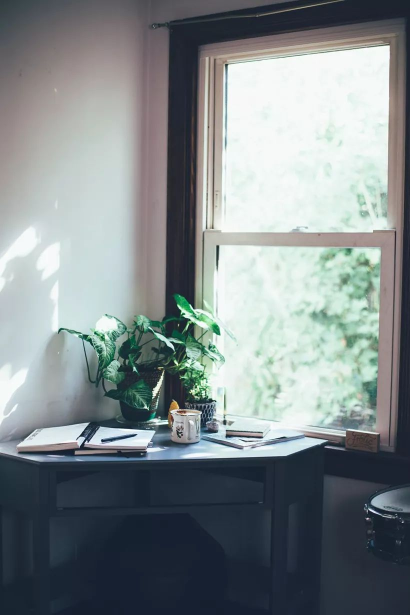
#> input picture Tools/DL_Tools/flower.jpeg, 820 x 1230 px (shown at 1/2 size)
$ python Selective-Search2.py
#> lines starting #> are read from the running program, lines starting #| are printed output that depends on the picture
from __future__ import division

import skimage.io
import skimage.feature
import skimage.color
import skimage.transform
import skimage.util
import skimage.segmentation
import numpy
import skimage.data
import matplotlib.pyplot as plt
import matplotlib.patches as mpatches

# "Selective Search for Object Recognition" by J.R.R. Uijlings et al.
#
#  - Modified version with LBP extractor for texture vectorization


def _generate_segments(im_orig, scale, sigma, min_size):
    """
        segment smallest regions by the algorithm of Felzenswalb and
        Huttenlocher
    """

    # open the Image
    im_mask = skimage.segmentation.felzenszwalb(
        skimage.util.img_as_float(im_orig), scale=scale, sigma=sigma,
        min_size=min_size)

    # merge mask channel to the image as a 4th channel
    im_orig = numpy.append(
        im_orig, numpy.zeros(im_orig.shape[:2])[:, :, numpy.newaxis], axis=2)
    im_orig[:, :, 3] = im_mask

    return im_orig


def _sim_colour(r1, r2):
    """
        calculate the sum of histogram intersection of colour
    """
    return sum([min(a, b) for a, b in zip(r1["hist_c"], r2["hist_c"])])


def _sim_texture(r1, r2):
    """
        calculate the sum of histogram intersection of texture
    """
    return sum([min(a, b) for a, b in zip(r1["hist_t"], r2["hist_t"])])


def _sim_size(r1, r2, imsize):
    """
        calculate the size similarity over the image
    """
    return 1.0 - (r1["size"] + r2["size"]) / imsize


def _sim_fill(r1, r2, imsize):
    """
        calculate the fill similarity over the image
    """
    bbsize = (
        (max(r1["max_x"], r2["max_x"]) - min(r1["min_x"], r2["min_x"]))
        * (max(r1["max_y"], r2["max_y"]) - min(r1["min_y"], r2["min_y"]))
    )
    return 1.0 - (bbsize - r1["size"] - r2["size"]) / imsize


def _calc_sim(r1, r2, imsize):
    return (_sim_colour(r1, r2) + _sim_texture(r1, r2)
            + _sim_size(r1, r2, imsize) + _sim_fill(r1, r2, imsize))


def _calc_colour_hist(img):
    """
        calculate colour histogram for each region

        the size of output histogram will be BINS * COLOUR_CHANNELS(3)

        number of bins is 25 as same as [uijlings_ijcv2013_draft.pdf]

        extract HSV
    """

    BINS = 25
    hist = numpy.array([])

    for colour_channel in (0, 1, 2):

        # extracting one colour channel
        c = img[:, colour_channel]

        # calculate histogram for each colour and join to the result
        hist = numpy.concatenate(
            [hist] + [numpy.histogram(c, BINS, (0.0, 255.0))[0]])

    # L1 normalize
    hist = hist / len(img)

    return hist


def _calc_texture_gradient(img):
    """
        calculate texture gradient for entire image

        The original SelectiveSearch algorithm proposed Gaussian derivative
        for 8 orientations, but we use LBP instead.

        output will be [height(*)][width(*)]
    """
    ret = numpy.zeros((img.shape[0], img.shape[1], img.shape[2]))

    for colour_channel in (0, 1, 2):
        ret[:, :, colour_channel] = skimage.feature.local_binary_pattern(
            img[:, :, colour_channel], 8, 1.0)

    return ret


def _calc_texture_hist(img):
    """
        calculate texture histogram for each region

        calculate the histogram of gradient for each colours
        the size of output histogram will be
            BINS * ORIENTATIONS * COLOUR_CHANNELS(3)
    """
    BINS = 10

    hist = numpy.array([])

    for colour_channel in (0, 1, 2):

        # mask by the colour channel
        fd = img[:, colour_channel]

        # calculate histogram for each orientation and concatenate them all
        # and join to the result
        hist = numpy.concatenate(
            [hist] + [numpy.histogram(fd, BINS, (0.0, 1.0))[0]])

    # L1 Normalize
    hist = hist / len(img)

    return hist


def _extract_regions(img):

    R = {}

    # get hsv image
    hsv = skimage.color.rgb2hsv(img[:, :, :3])

    # pass 1: count pixel positions
    for y, i in enumerate(img):

        for x, (r, g, b, l) in enumerate(i):

            # initialize a new region
            if l not in R:
                R[l] = {
                    "min_x": 0xffff, "min_y": 0xffff,
                    "max_x": 0, "max_y": 0, "labels": [l]}

            # bounding box
            if R[l]["min_x"] > x:
                R[l]["min_x"] = x
            if R[l]["min_y"] > y:
                R[l]["min_y"] = y
            if R[l]["max_x"] < x:
                R[l]["max_x"] = x
            if R[l]["max_y"] < y:
                R[l]["max_y"] = y

    # pass 2: calculate texture gradient
    tex_grad = _calc_texture_gradient(img)

    # pass 3: calculate colour histogram of each region
    for k, v in list(R.items()):

        # colour histogram
        masked_pixels = hsv[:, :, :][img[:, :, 3] == k]
        R[k]["size"] = len(masked_pixels / 4)
        R[k]["hist_c"] = _calc_colour_hist(masked_pixels)

        # texture histogram
        R[k]["hist_t"] = _calc_texture_hist(tex_grad[:, :][img[:, :, 3] == k])

    return R


def _extract_neighbours(regions):

    def intersect(a, b):
        if (a["min_x"] < b["min_x"] < a["max_x"]
                and a["min_y"] < b["min_y"] < a["max_y"]) or (
            a["min_x"] < b["max_x"] < a["max_x"]
                and a["min_y"] < b["max_y"] < a["max_y"]) or (
            a["min_x"] < b["min_x"] < a["max_x"]
                and a["min_y"] < b["max_y"] < a["max_y"]) or (
            a["min_x"] < b["max_x"] < a["max_x"]
                and a["min_y"] < b["min_y"] < a["max_y"]):
            return True
        return False

    R = list(regions.items())
    neighbours = []
    for cur, a in enumerate(R[:-1]):
        for b in R[cur + 1:]:
            if intersect(a[1], b[1]):
                neighbours.append((a, b))

    return neighbours


def _merge_regions(r1, r2):
    new_size = r1["size"] + r2["size"]
    rt = {
        "min_x": min(r1["min_x"], r2["min_x"]),
        "min_y": min(r1["min_y"], r2["min_y"]),
        "max_x": max(r1["max_x"], r2["max_x"]),
        "max_y": max(r1["max_y"], r2["max_y"]),
        "size": new_size,
        "hist_c": (
            r1["hist_c"] * r1["size"] + r2["hist_c"] * r2["size"]) / new_size,
        "hist_t": (
            r1["hist_t"] * r1["size"] + r2["hist_t"] * r2["size"]) / new_size,
        "labels": r1["labels"] + r2["labels"]
    }
    return rt


def selective_search(
        im_orig, scale=1.0, sigma=0.8, min_size=50):
    '''Selective Search

    Parameters
    ----------
        im_orig : ndarray
            Input image
        scale : int
            Free parameter. Higher means larger clusters in felzenszwalb segmentation.
        sigma : float
            Width of Gaussian kernel for felzenszwalb segmentation.
        min_size : int
            Minimum component size for felzenszwalb segmentation.
    Returns
    -------
        img : ndarray
            image with region label
            region label is stored in the 4th value of each pixel [r,g,b,(region)]
        regions : array of dict
            [
                {
                    'rect': (left, top, width, height),
                    'labels': [...],
                    'size': component_size
                },
                ...
            ]
    '''
    assert im_orig.shape[2] == 3, "3ch image is expected"

    # load image and get smallest regions
    # region label is stored in the 4th value of each pixel [r,g,b,(region)]
    img = _generate_segments(im_orig, scale, sigma, min_size)

    if img is None:
        return None, {}

    imsize = img.shape[0] * img.shape[1]
    R = _extract_regions(img)

    # extract neighbouring information
    neighbours = _extract_neighbours(R)

    # calculate initial similarities
    S = {}
    for (ai, ar), (bi, br) in neighbours:
        S[(ai, bi)] = _calc_sim(ar, br, imsize)

    # hierarchal search
    while S != {}:

        # get highest similarity
        i, j = sorted(S.items(), key=lambda i: i[1])[-1][0]

        # merge corresponding regions
        t = max(R.keys()) + 1.0
        R[t] = _merge_regions(R[i], R[j])

        # mark similarities for regions to be removed
        key_to_delete = []
        for k, v in list(S.items()):
            if (i in k) or (j in k):
                key_to_delete.append(k)

        # remove old similarities of related regions
        for k in key_to_delete:
            del S[k]

        # calculate similarity set with the new region
        for k in [a for a in key_to_delete if a != (i, j)]:
            n = k[1] if k[0] in (i, j) else k[0]
            S[(t, n)] = _calc_sim(R[t], R[n], imsize)

    regions = []
    for k, r in list(R.items()):
        regions.append({
            'rect': (
                r['min_x'], r['min_y'],
                r['max_x'] - r['min_x'], r['max_y'] - r['min_y']),
            'size': r['size'],
            'labels': r['labels']
        })

    return img, regions


def main(path):

    # loading astronaut image
#> called with path = 'flower.jpeg'
    img = skimage.io.imread(path)
#> img is the input picture: shape (1230, 820, 3); mean R, G, B 128.1, 136.3, 138.4

    # perform selective search
    img_lbl, regions = selective_search(
        img, scale=500, sigma=0.9, min_size=10)
#> in _generate_segments, `im_mask = skimage.segmentation.felzenszwalb( skimage.util.img_as_float..`:
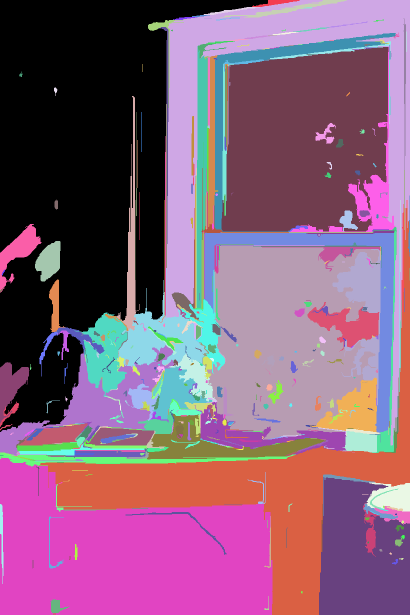
#> im_mask: shape (1230, 820) int64 (shown at 1/2 size); 516 distinct labels, from 0 to 515; one colour per label, 0 black
#> in _generate_segments, `im_orig[:, :, 3] = im_mask`:
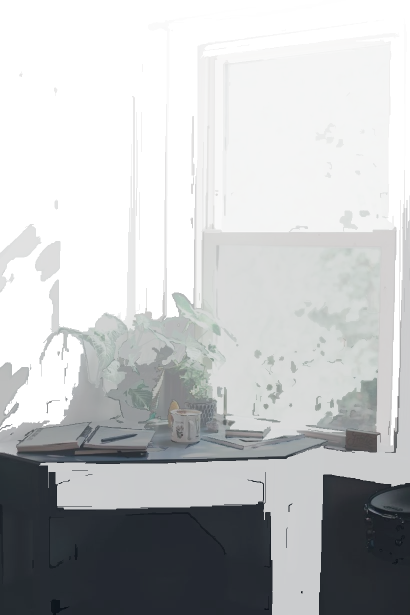
#> im_orig: shape (1230, 820, 4) float64 (shown at 1/2 size); mean R, G, B, A 128.1, 136.3, 138.4, 152.7; transparent parts drawn white
#> in _extract_regions, `hsv = skimage.color.rgb2hsv(img[:, :, :3])`: hsv: shape (1230, 820, 3) float64; mean of channels 0, 1, 2 0.5, 0.2, 143.3
#> after the loop in _extract_regions, `for y, i in enumerate(img):`: R = 516 items
#> after the loop in _extract_neighbours, `for cur, a in enumerate(R[:-1]):`: neighbours = 2332 items
#> the loop in selective_search, `for (ai, ar), (bi, br) in neighbours:` made 2332 passes
#> bi on passes 1 to 3: 1, 3, 4
#> the loop in selective_search, `while S != {}:` made 514 passes
#> (i, j, new_size in _merge_regions) on passes 1 to 3: (368, 371, 596), (309, 329, 924), (355, 405, 366)

    candidates = set()
    for r in regions:
        # excluding same rectangle (with different segments)
        if r['rect'] in candidates:
            continue
        # excluding regions smaller than 2000 pixels
        if r['size'] < 2000:
            continue
        # distorted rects
        x, y, w, h = r['rect']
        if w / h > 1.2 or h / w > 1.2:
            continue
        candidates.add(r['rect'])
#> this loop made 1030 passes
#> r on passes 1 to 3: {'rect': (0, 0, 535, 863), 'size': 227877, 'labels': [0]}, {'rect': (504, 0, 95, 13), 'size': 537, 'labels': [1]}, {'rect': (328, 0, 491, 890), 'size': 81113, 'labels': [2]}

    # draw rectangles on the original image
    fig, ax = plt.subplots(ncols=1, nrows=1, figsize=(6, 6))
    ax.imshow(img)
    for x, y, w, h in candidates:
        print(x, y, w, h)
        rect = mpatches.Rectangle(
            (x, y), w, h, fill=False, edgecolor='red', linewidth=1)
        ax.add_patch(rect)
#> this loop made 29 passes
#> (x, y, w, h) on passes 1 to 12: (726, 1006, 93, 107), (0, 536, 414, 382), (0, 0, 793, 932), (408, 454, 385, 411), (408, 464, 379, 401), (429, 66, 362, 397), (414, 492, 343, 387), (0, 0, 819, 932), (289, 494, 471, 424), (0, 536, 414, 378), (78, 416, 741, 813), (304, 732, 120, 106)
#| 726 1006 93 107
#| 0 536 414 382
#| 0 0 793 932
#| 408 454 385 411
#| 408 464 379 401
#| 429 66 362 397
#| 414 492 343 387
#| 0 0 819 932
#> (further printed lines are left out)

    plt.show()
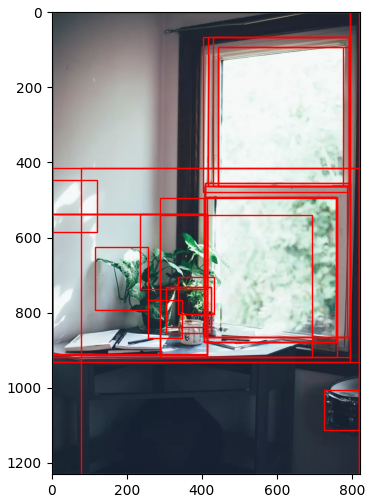
#> figure drawn by matplotlib, 1 panel

if __name__ == "__main__":
    main("flower.jpeg")
